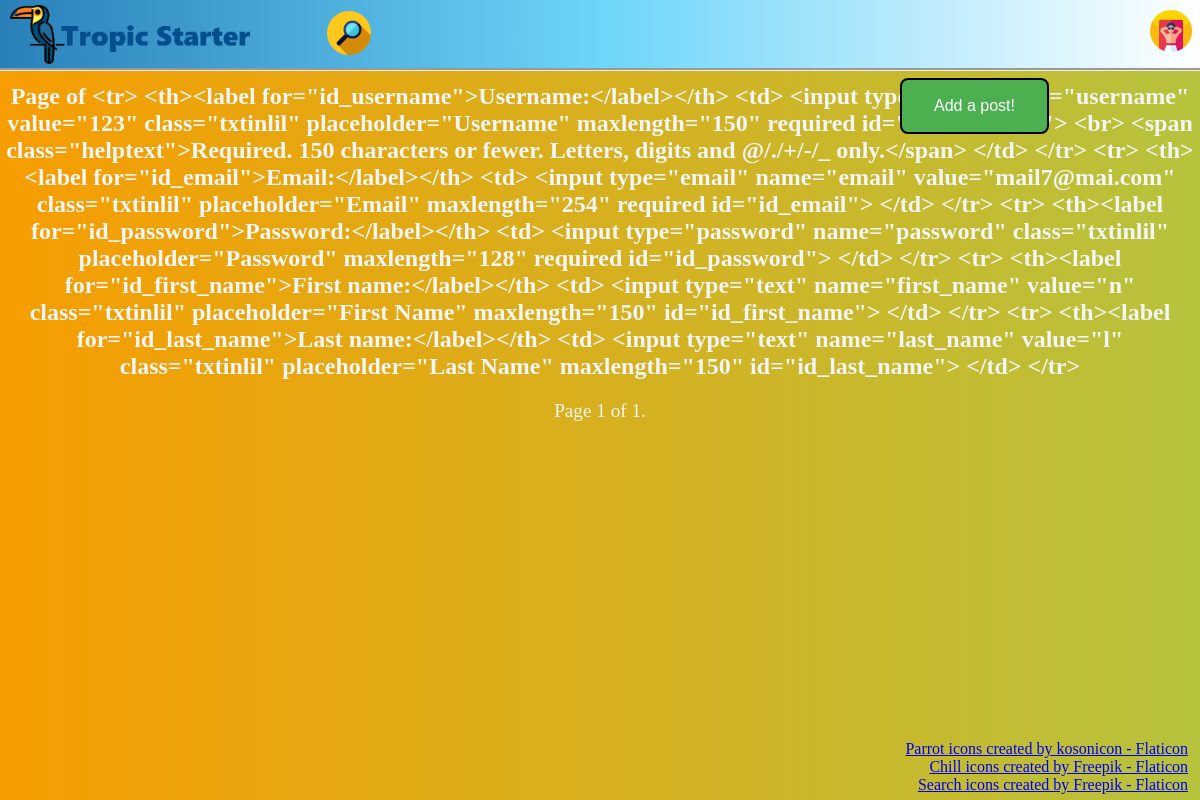
Before: /userpage/5/ with the older database file.
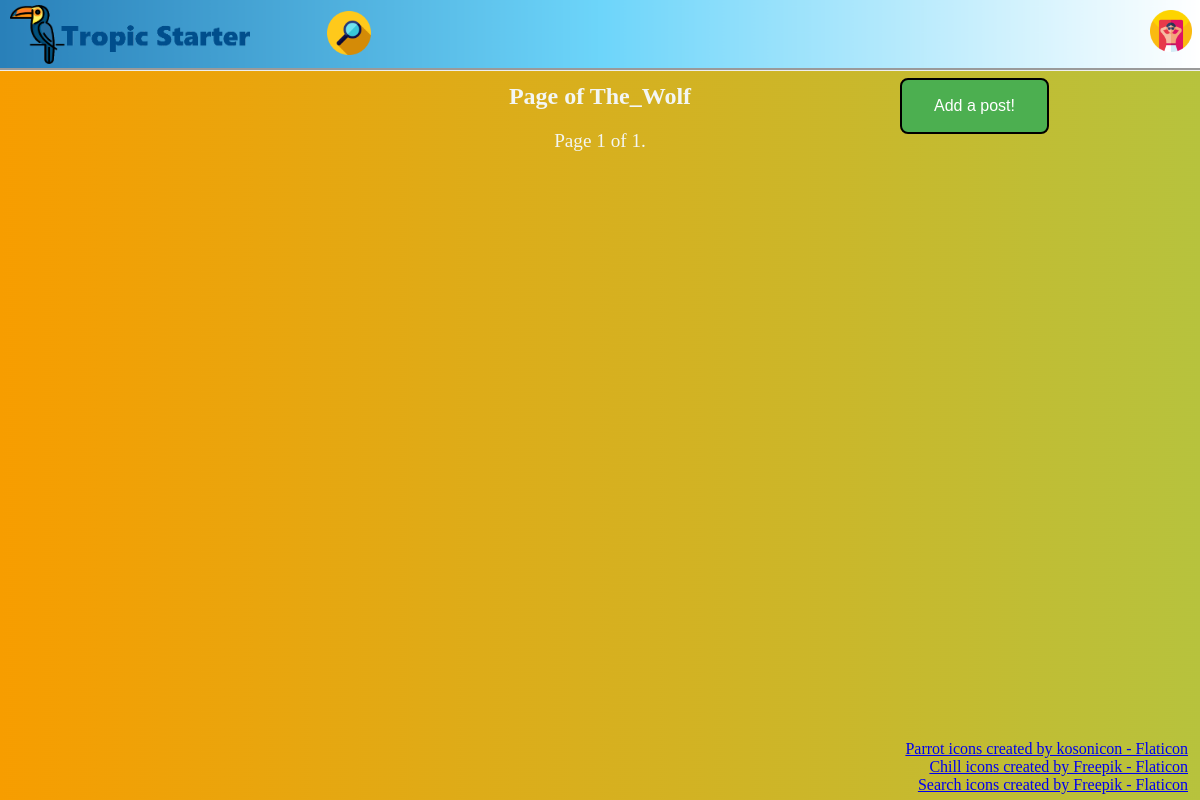
After: the same page with the newer database file.
### tropic_starter/models.py (models this page shows, shortened)
class TSUser(AbstractUser):
    email = models.EmailField(max_length=254, blank=False, unique=True)
    USERNAME_FIELD = 'email'
    REQUIRED_FIELDS = ['username']

### tropic_starter/views.py (the view)
# urls.py: path('userpage/<int:id>/', UserPageView.as_view(), name='userpage'),
class UserPageView(View):
    def get(self, request, id):
        user = TSUser.objects.get(id=id)
        userposts = Post.objects.filter(author_id=id).order_by('-datetime')
        userpostspag = Paginator(userposts, 10)
        pgnum = request.GET.get('pgnum')
        if pgnum is None:
            userpostspage = userpostspag.get_page(1)
            return render(request, 'userpageposts.html', {'userpostspage': userpostspage, 'user': user})
        else:
            userpostspage = userpostspag.get_page(pgnum)
            return render(request, 'userpageposts.html', {'userpostspage': userpostspage, 'user': user})

### tropic_starter/templates/userpageposts.html (shortened to what this page needs)
{% extends 'base.html' %}
{% block body %}
<section class="homepagebutts">
        <div><a href="/addpost/"><button class="addpostbutton">Add a post!</button></a></div>
</section>
<section>
    <h1 class="srchres">Page of {{ user.username }}</h1>
</section>
{% endblock %}
{% block pagination %}
<div class="pagination">
  <span>
    <span>
      Page {{ userpostspage.number }} of {{ userpostspage.paginator.num_pages }}.
    </span>
  </span>
</div>
{% endblock %}

Changed rows visible on the page:
changed TSUser: username "<tr> <th><label for=\"id_username\">Username:</label></th> <td> <input type=\"text\" name=\"username\" value=\"123\" class=\"txtinlil\" placeholder=\"Username\" maxlength=\"150\" required id=\"id_username\"> <br> <span class=\"helptext\">Required. 150 characters or fewer. Letters, digits and @/./+/-/_ only.</span> </td> </tr> <tr> <th><label for=\"id_email\">Email:</label></th> <td> <input type=\"email\" name=\"email\" value=\"mail7@mai.com\" class=\"txtinlil\" placeholder=\"Email\" maxlength=\"254\" required id=\"id_email\"> </td> </tr> <tr> <th><label for=\"id_password\">Password:</label></th> <td> <input type=\"password\" name=\"password\" class=\"txtinlil\" placeholder=\"Password\" maxlength=\"128\" required id=\"id_password\"> </td>…" → "The_Wolf"
